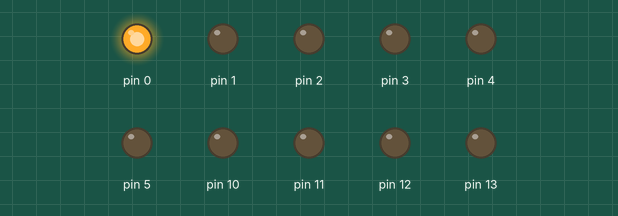
Simulated run of this sketch. Board: Arduino Uno, built with avr-gcc and run on an emulated ATmega328P. Parts: output pins drawn as LEDs (lit = HIGH).

Above: at 0.05 s.
At 0.45 s:
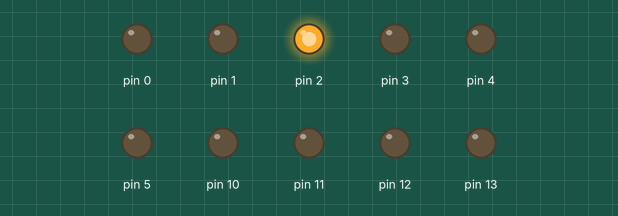
At 1.05 s:
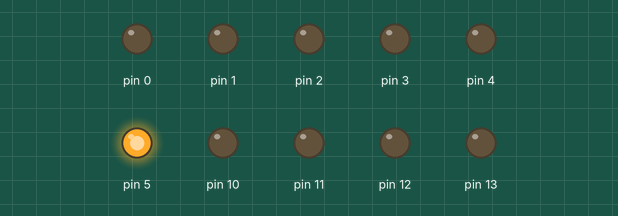
At 2.25 s:
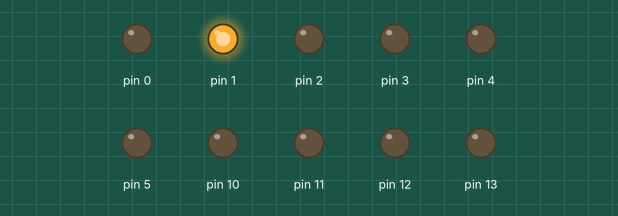
At 3.45 s:
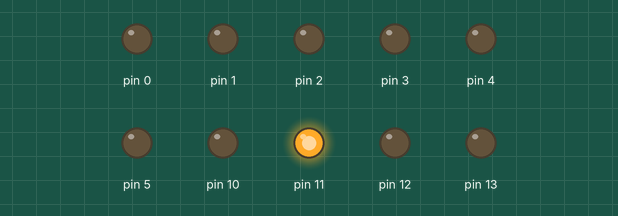
At 4.55 s:
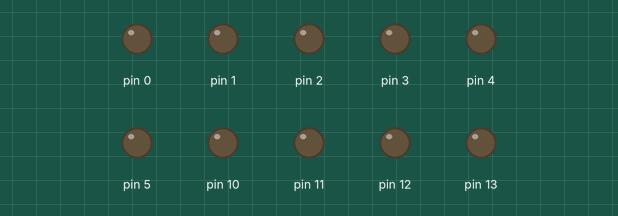
Timing chart, 0 to 4.8 s (numbered marks = the images above):
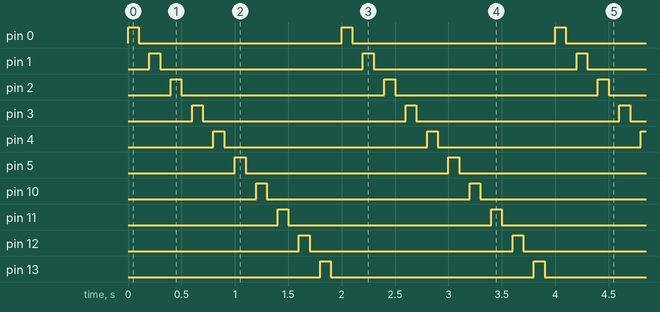

The sketch:

leds_colour_run1.ino
```cpp
void setup()
{
  pinMode(0, OUTPUT);
  pinMode(1, OUTPUT);
  pinMode(2, OUTPUT);
  pinMode(3, OUTPUT);
  pinMode(4, OUTPUT);
  pinMode(5, OUTPUT);
  pinMode(10, OUTPUT);
  pinMode(11, OUTPUT);
  pinMode(12, OUTPUT);
  pinMode(13, OUTPUT);
}

void loop()
{
  digitalWrite(0, HIGH);
  delay(100); // Wait for 100 millisecond(s)
  digitalWrite(0, LOW);
  delay(100); // Wait for 100 millisecond(s)
  digitalWrite(1, HIGH);
  delay(100); // Wait for 100 millisecond(s)
  digitalWrite(1, LOW);
  delay(100); // Wait for 100 millisecond(s)
  digitalWrite(2, HIGH);
  delay(100); // Wait for 100 millisecond(s)
  digitalWrite(2, LOW);
  delay(100); // Wait for 100 millisecond(s)
  digitalWrite(3, HIGH);
  delay(100); // Wait for 100 millisecond(s)
  digitalWrite(3, LOW);
  delay(100); // Wait for 100 millisecond(s)
  digitalWrite(4, HIGH);
  delay(100); // Wait for 100 millisecond(s)
  digitalWrite(4, LOW);
  delay(100); // Wait for 100 millisecond(s)
  digitalWrite(5, HIGH);
  delay(100); // Wait for 100 millisecond(s)
  digitalWrite(5, LOW);
  delay(100); // Wait for 100 millisecond(s)
  digitalWrite(10, HIGH);
  delay(100); // Wait for 100 millisecond(s)
  digitalWrite(10, LOW);
  delay(100); // Wait for 100 millisecond(s)
  digitalWrite(11, HIGH);
  delay(100); // Wait for 100 millisecond(s)
  digitalWrite(11, LOW);
  delay(100); // Wait for 100 millisecond(s)
  digitalWrite(12, HIGH);
  delay(100); // Wait for 100 millisecond(s)
  digitalWrite(12, LOW);
  delay(100); // Wait for 100 millisecond(s)
  digitalWrite(13, HIGH);
  delay(100); // Wait for 100 millisecond(s)
  digitalWrite(13, LOW);
  delay(100); // Wait for 100 millisecond(s)
}
```

Measured:
- by itself, pin 0–5, pin 10–13: alternates HIGH for 0.10 s and LOW for 1.9 s
- by itself, everything shown: repeats every 2.0 s, in 20 steps
